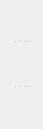
           <widget class="QSplitter" name="splitter_2">
            <property name="orientation">
             <enum>Qt::Vertical</enum>
            </property>
            <widget class="QPushButton" name="upLeft_3">
             <property name="minimumSize">
              <size>
               <width>43</width>
               <height>40</height>
              </size>
             </property>
             <property name="maximumSize">
              <size>
               <width>47</width>
               <height>40</height>
              </size>
             </property>
             <property name="acceptDrops">
              <bool>false</bool>
             </property>
             <property name="autoFillBackground">
              <bool>false</bool>
             </property>
             <property name="styleSheet">
              <string notr="true">#upLeft_3 {
background-color: transparent;
border-image: url(:/Iconos/upOff.png);
background: none;
border: none;
background-repeat: none;
}
#upLeft_3:pressed
{
   border-image: url(:/Iconos/up.png);
}</string>
             </property>
             <property name="text">
              <string/>
             </property>
             <property name="flat">
              <bool>false</bool>
             </property>
            </widget>
            <widget class="QPushButton" name="upLeft_9">
             <property name="minimumSize">
              <size>
               <width>43</width>
               <height>41</height>
              </size>
             </property>
             <property name="maximumSize">
              <size>
               <width>47</width>
               <height>41</height>
              </size>
             </property>
             <property name="contextMenuPolicy">
              <enum>Qt::DefaultContextMenu</enum>
             </property>
             <property name="acceptDrops">
              <bool>false</bool>
             </property>
             <property name="autoFillBackground">
              <bool>false</bool>
             </property>
             <property name="styleSheet">
              <string notr="true">#upLeft_9 {
background-color: transparent;
border-image: url(:/Iconos/Home.png);
background: none;
border: none;
background-repeat: none;
}
#upLeft_9:pressed
{
   border-image: url(:/Iconos/HomeOn.png);
}</string>
             </property>
             <property name="text">
              <string/>
             </property>
             <property name="autoDefault">
              <bool>false</bool>
             </property>
             <property name="default">
              <bool>false</bool>
             </property>
             <property name="flat">
              <bool>false</bool>
             </property>
            </widget>
            <widget class="QPushButton" name="upLeft_4">
             <property name="minimumSize">
              <size>
               <width>43</width>
               <height>40</height>
              </size>
             </property>
             <property name="maximumSize">
              <size>
               <width>47</width>
               <height>40</height>
              </size>
             </property>
             <property name="acceptDrops">
              <bool>false</bool>
             </property>
             <property name="autoFillBackground">
              <bool>false</bool>
             </property>
             <property name="styleSheet">
              <string notr="true">#upLeft_4 {
background-color: transparent;
border-image: url(:/Iconos/downOff.png);
background: none;
border: none;
background-repeat: none;
}
#upLeft_4:pressed
{
   border-image: url(:/Iconos/down.png)
}</string>
             </property>
             <property name="text">
              <string/>
             </property>
             <property name="flat">
              <bool>false</bool>
             </property>
            </widget>
           </widget>
